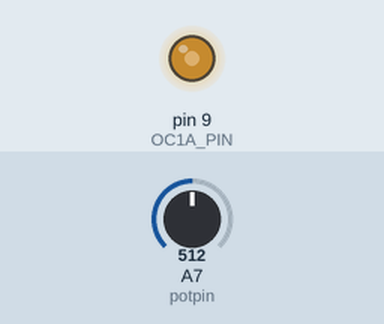
The sketch below on a simulated Arduino Nano, built with avr-gcc and run on an emulated ATmega328P. Shown: output pins drawn as LEDs (lit = HIGH). Inputs (shaded band) come from the test bench; at power-on: A7 (potpin) = 512.

Above: at 1.2 s.
1.3 s: A7 (potpin) set to 716
At 2.2 s:
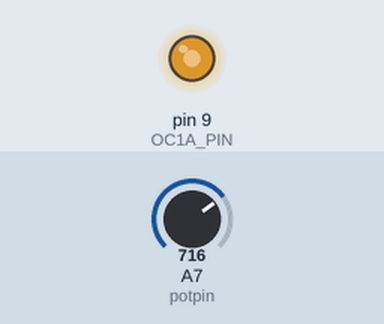
2.8 s: A7 (potpin) set to 900
At 3.3 s:
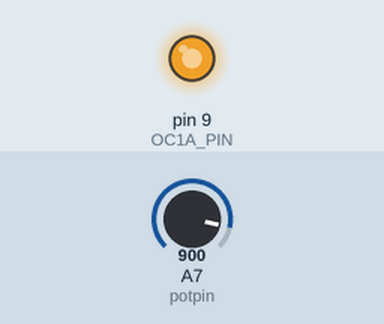
4.3 s: A7 (potpin) set to 122
At 5.5 s:
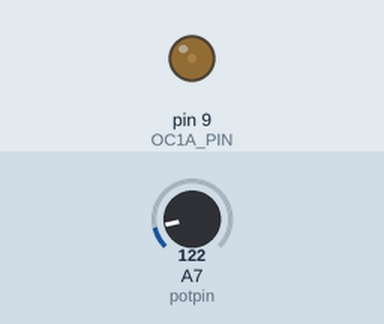
5.8 s: A7 (potpin) set to 0
At 6.8 s:
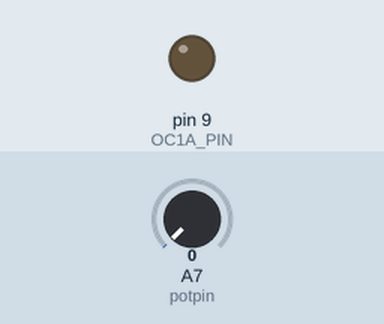
Timing chart, 0 to 8.3 s (numbered marks = the images above; inputs shaded):
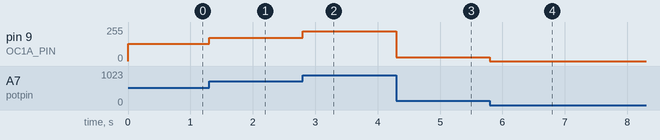

Measured:
- after the input at 1.3 s, pin 9 (OC1A_PIN): 128/255 → 175/255 at once
- after the input at 2.8 s, pin 9 (OC1A_PIN): 175/255 → 222/255 at once
- after the input at 4.3 s, pin 9 (OC1A_PIN): 222/255 → 28/255 at once
- after the input at 5.8 s, pin 9 (OC1A_PIN): 28/255 → 0/255 at once

The sketch:

Arduino_FanControl.ino.ino
```cpp
const byte OC1A_PIN = 9;
const byte OC1B_PIN = 10;
const word PWM_FREQ_HZ = 25000; //Adjust this value to adjust the frequency
const word TCNT1_TOP = 16000000/(2*PWM_FREQ_HZ);
int potpin = A7;
int pot = 0;

void setup() {
  // put your setup code here, to run once:
  pinMode(OC1A_PIN, OUTPUT);

   // PWM settings
  // Clear Timer1 control and count registers
  TCCR1A = 0;
  TCCR1B = 0;
  TCNT1  = 0;

  // Set Timer1 configuration
  // COM1A(1:0) = 0b10   (Output A clear rising/set falling)
  // COM1B(1:0) = 0b00   (Output B normal operation)
  // WGM(13:10) = 0b1010 (Phase correct PWM)
  // ICNC1      = 0b0    (Input capture noise canceler disabled)
  // ICES1      = 0b0    (Input capture edge select disabled)
  // CS(12:10)  = 0b001  (Input clock select = clock/1)

  TCCR1A |= (1 << COM1A1) | (1 << WGM11);
  TCCR1B |= (1 << WGM13) | (1 << CS10);
  ICR1 = TCNT1_TOP;

}

void loop() {
  // put your main code here, to run repeatedly:
  setPwmDuty();
}


void setPwmDuty() {
  pot = analogRead(A7);
  pot = map(pot, 0, 1023, 0, 100);
  OCR1A = (word) (pot*TCNT1_TOP)/100;
}
```
